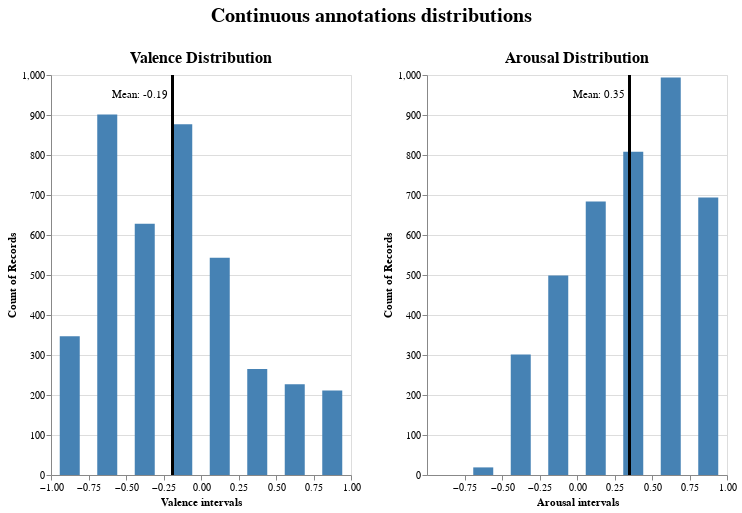

Notebook source saved alongside this figure:
### Code cell
# Compute the mean for valence and arousal
valence_mean = round(annotations['val'].mean(), 2); arousal_mean = round(annotations['aro'].mean(), 2)


# Create a histogram with mean line for valence
valence_hist = alt.Chart(valence).mark_bar(color="steelblue", width=20).encode(
    alt.X("valence", bin=alt.Bin(step=valence_bin_size), scale=alt.Scale(domain=[-1, 1]),
          axis=alt.Axis(labelAngle=0, title="Valence intervals", labelFlush=False)),
    alt.Y('count()'),
).properties(
    title=alt.TitleParams(text='Valence Distribution', fontSize=16),
    width=300,
    height=400
)
# Create a histogram with mean line for arousal
arousal_hist = alt.Chart(arousal).mark_bar(color="steelblue", width=20).encode(
    alt.X("arousal", bin=alt.Bin(step=arousal_bin_size), scale=alt.Scale(domain=[-1, 1]),
          axis=alt.Axis(labelAngle=0, title="Arousal intervals", labelFlush=False)),
    y='count()',
).properties(
    title=alt.TitleParams(text='Arousal Distribution', fontSize=16),
    width=300,
    height=400
)


# Add mean line for valence
valence_mean_line = alt.Chart(pd.DataFrame({'mean': [valence_mean]})).mark_rule(color='black', size = 3).encode(
    x='mean'
)

valence_mean_text = alt.Chart(pd.DataFrame({'mean': [valence_mean]})).mark_text(
    align='right', dx=-5, dy = -180
).encode(
    x='mean',
    text=alt.value('Mean: ' + str(valence_mean))
)

# Add mean line for arousal
arousal_mean_line = alt.Chart(pd.DataFrame({'mean': [arousal_mean]})).mark_rule(color='black', size = 3).encode(
    x='mean'
)

arousal_mean_text = alt.Chart(pd.DataFrame({'mean': [arousal_mean]})).mark_text(
    align='right', dx=-5, dy = -180
).encode(
    x='mean',
    text=alt.value('Mean: ' + str(arousal_mean))
)

# Concatenate the histograms and mean lines horizontally
combined_chart = alt.hconcat(
    (valence_hist + valence_mean_line + valence_mean_text), 
    (arousal_hist + arousal_mean_line + arousal_mean_text)
).resolve_scale(y='shared').properties(
    title=alt.TitleParams(text="Continuous annotations distributions", anchor='middle', fontSize=20, dy=-20),
)

combined_chart

### Figure 1 — Vega-Lite specification as saved in the notebook (floating-point values rounded to 4 significant figures; data arrays with more than 128 entries replaced by an {"elided": "..."} marker saying what was removed)
{"config": {"view": {"continuousWidth": 300, "continuousHeight": 300}}, "hconcat": [{"layer": [{"data": {"name": "data-bfd226059363eb6b0ef295e2dac1c640"}, "mark": {"type": "bar", "color": "steelblue", "width": 20}, "encoding": {"x": {"axis": {"labelAngle": 0, "labelFlush": false, "title": "Valence intervals"}, "bin": {"step": 0.25}, "field": "valence", "scale": {"domain": [-1, 1]}, "type": "quantitative"}, "y": {"aggregate": "count", "type": "quantitative"}}, "title": {"text": "Valence Distribution", "fontSize": 16}}, {"data": {"name": "data-b505f9bc8a12ba90f0694d275709f843"}, "mark": {"type": "rule", "color": "black", "size": 3}, "encoding": {"x": {"field": "mean", "type": "quantitative"}}}, {"data": {"name": "data-b505f9bc8a12ba90f0694d275709f843"}, "mark": {"type": "text", "align": "right", "dx": -5, "dy": -180}, "encoding": {"text": {"value": "Mean: -0.19"}, "x": {"field": "mean", "type": "quantitative"}}}], "height": 400, "width": 300}, {"layer": [{"data": {"name": "data-fa032a42a8cb844578ede58ddb6e54c5"}, "mark": {"type": "bar", "color": "steelblue", "width": 20}, "encoding": {"x": {"axis": {"labelAngle": 0, "labelFlush": false, "title": "Arousal intervals"}, "bin": {"step": 0.25}, "field": "arousal", "scale": {"domain": [-1, 1]}, "type": "quantitative"}, "y": {"aggregate": "count", "type": "quantitative"}}, "title": {"text": "Arousal Distribution", "fontSize": 16}}, {"data": {"name": "data-d7c3d7adeebc03cdcd05af1c747615cd"}, "mark": {"type": "rule", "color": "black", "size": 3}, "encoding": {"x": {"field": "mean", "type": "quantitative"}}}, {"data": {"name": "data-d7c3d7adeebc03cdcd05af1c747615cd"}, "mark": {"type": "text", "align": "right", "dx": -5, "dy": -180}, "encoding": {"text": {"value": "Mean: 0.35"}, "x": {"field": "mean", "type": "quantitative"}}}], "height": 400, "width": 300}], "resolve": {"scale": {"y": "shared"}}, "title": {"text": "Continuous annotations distributions", "anchor": "middle", "dy": -20, "fontSize": 20}, "$schema": "https://vega.github.io/schema/vega-lite/v5.15.1.json", "datasets": {"data-bfd226059363eb6b0ef295e2dac1c640": {"elided": "3999 records"}, "data-b505f9bc8a12ba90f0694d275709f843": [{"mean": -0.19}], "data-fa032a42a8cb844578ede58ddb6e54c5": {"elided": "3999 records"}, "data-d7c3d7adeebc03cdcd05af1c747615cd": [{"mean": 0.35}]}}
